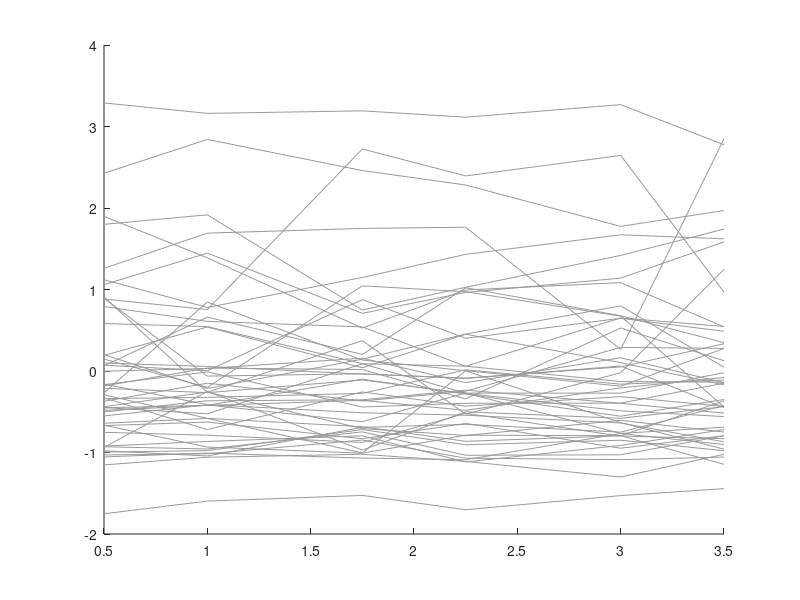

This chart was generated by the following MATLAB code: (Note: this script raises an error after producing the figure.)
%% FIGURE S5: Reaction Time (2(task instructions:Recall, Suppress) x 3 (emotions: Negative, Neutral, Positive))
% -------------------------------------------------------------------------
% This script reproduces Figure S5 from the manuscript and completes:
%   - Condition-specific visualization 
%   - Statistical comparison between the conditions 
%   - Figure export (300 dpi)
%
%
% REQUIREMENTS:
%   - MATLAB (R2021a or later)
%   - Statistics and Machine Learning Toolbox 
%   - Data file: 'FigureS4.mat' in present working directory 
%
%
% OUTPUT:
%   - Figure replicating Figure S5
%   - Statistical results 
%
% AUTHOR: Shruti Kinger <shrutik@iiitd.ac.in>
% DATE: 27 April 2026
% MANUSCRIPT: Resting-state functional connectivity correlates of emotional 
% memory control under cognitive load in subclinical anxiety
% -------------------------------------------------------------------------

clearvars;
close all;
clc;

%% --------------------------- LOAD DATA ----------------------------------
load FigureS5.mat

sample_size = length(NEG_Thk_correct_RT);
%% --------------------------- DEFINE COLORS ---------------------------------------

edgeColorThink   = [0, 0, 128/255];        % Dark blue
edgeColorNoThink = [153/255, 0, 0];        % Dark red

% Lighter fill colors
thinkFaceColor   = edgeColorThink   + (1 - edgeColorThink) * 0.8;
noThinkFaceColor = edgeColorNoThink + (1 - edgeColorNoThink) * 0.8;

%% --------------------------- FIGURE SETUP -------------------------------
figure('Color', 'w', 'Position', [100, 100, 600, 600]);

hold on;

x_NEG = 0.5;
x_NEG_NT =1;
x_NU = 1.75;
x_NU_NT =2.25;
x_POS = 3;
x_POS_NT = 3.5;

NG =0.75;
NU= 2;
POS= 3.25;

NEG_Thk_correct_RT = zscore(NEG_Thk_correct_RT);
NU_Thk_correct_RT = zscore(NU_Thk_correct_RT);
POS_Thk_CORRECT_RT = zscore(POS_Thk_CORRECT_RT);

NEG_NT_correct_RT = zscore(NEG_NT_correct_RT);
NU_NT_correct_RT = zscore(NU_NT_correct_RT);
POS_NT_CORRECT_RT = zscore(POS_NT_CORRECT_RT);

Ymat = [NEG_Thk_correct_RT(:), NEG_NT_correct_RT(:), ...
        NU_Thk_correct_RT(:),  NU_NT_correct_RT(:), ...
        POS_Thk_CORRECT_RT(:), POS_NT_CORRECT_RT(:)];



%% ----------- PARTICIPANT-LEVEL CONNECTING LINES -------------------------

X = [x_NEG, x_NEG_NT, x_NU, x_NU_NT, x_POS, x_POS_NT];
plot(X, Ymat', '-', ...
    'Color', [0.6 0.6 0.6], ...
    'LineWidth', 0.5);



%% ---------------------- SCATTER: RECALL ----------------------------------
X = [x_NEG, x_NU, x_POS, x_NEG_NT, x_NU_NT, x_POS_NT];

Y = {NEG_Thk_correct_RT, NU_Thk_correct_RT, POS_Thk_CORRECT_RT, ...
     NEG_NT_correct_RT,  NU_NT_correct_RT,  POS_NT_CORRECT_RT};

Ymean = {NEG_Thk_correct_RT, NU_Thk_correct_RT, POS_Thk_CORRECT_RT, ...
         NEG_NT_correct_RT,  NU_NT_correct_RT,  POS_NT_CORRECT_RT};

faceColors = {thinkFaceColor, thinkFaceColor, thinkFaceColor, ...
              noThinkFaceColor, noThinkFaceColor, noThinkFaceColor};

edgeColors = {edgeColorThink, edgeColorThink, edgeColorThink, ...
              edgeColorNoThink, edgeColorNoThink, edgeColorNoThink};


for i = 1:6
    
    % --- filled layer ---
    scatter(X(i), Y{i}, 250, 's', ...
        'MarkerEdgeColor', 'none', ...
        'MarkerFaceColor', faceColors{i}, ...
        'LineWidth', 2);
    
    hold on
    
    % --- outline layer ---
    scatter(X(i), Y{i}, 250, 's', ...
        'MarkerEdgeColor', edgeColors{i}, ...
        'MarkerFaceColor', 'none', ...
        'LineWidth', 2);
    
    % --- mean point ---
    scatter(X(i), mean(Y{i}), 250, 's', ...
        'filled', 'MarkerFaceColor', 'k');
    
    % --- error bar ---
    errorbar(X(i), ...
        mean(Ymean{i}), ...
        std(Ymean{i})/sqrt(sample_size), ...
        'Color', 'k', ...
        'LineStyle', 'none', 'LineWidth', 2,......
        'Marker', '.', ...
        'MarkerSize', 10);
end


%% ---------------------- AXIS FORMATTING ---------------------------------
set(gca, 'XTick', [NG, NU, POS], 'XTickLabel', {'Negative', 'Neutral', 'Positive'},'TickDir', 'out','FontSize', 12);
set(gca, 'XTickLabelRotation', 0);

xlabel('Affective Valence','FontSize',14);
ylabel('Reaction Time (z-scores)','FontSize',14);

xlim([0 4])
xAnnotationPos1 = 0.15
yAnnotationPos1 = 0.12
xAnnotationPos2 = 0.15;
yAnnotationPos2 = 0.085;
xAnnotationPos3 = 0.15;
yAnnotationPos3 =0.05

annotation('textbox', [xAnnotationPos1, yAnnotationPos1, 0.1, 0.1], 'String', 'Recall', 'EdgeColor', 'none', 'Color', edgeColorThink,'FontSize',14,'FontWeight','normal');
annotation('textbox', [xAnnotationPos2, yAnnotationPos2, 0.1, 0.1], 'String', 'Suppress', 'EdgeColor','none', 'Color', edgeColorNoThink, 'FontSize',14,'FontWeight','normal');

ax=gca;
ax.LineWidth = 2;

ylim([-3 4])
hold off;


%% ===================== ASSUMPTION CHECKS FOR STATS ANALYSIS ================================

fprintf('\n--- ASSUMPTION CHECKS FOR STATS ANALYSIS ---\n');

%% 1. Normality (Lilliefors test on difference scores)

% https://www.theanalysisfactor.com/checking-normality-anova-model/

data = {
    NEG_Thk_correct_RT, 'Negative Recall';
    POS_Thk_CORRECT_RT, 'Positive Recall';
    NU_Thk_correct_RT,  'Neutral Recall';
    NEG_NT_correct_RT,'Negative Suppress';
    POS_NT_CORRECT_RT,'Positive Suppress';
    NU_NT_correct_RT, 'Neutral Suppress'
};

for i = 1:size(data,1)
    x = data{i,1};
    label = data{i,2};
    
    [h, p] = lillietest(x);
    
    fprintf('Lilliefors test for normality (%s): p = %.5f\n', label, p);
    
    if h == 0
        fprintf('Normality: NOT violated\n\n');
    else
        fprintf('Normality: VIOLATED\n\n');
    end
end

%% ===================== STATISTICAL ANALYSIS -----------------------------

[p, tbl, stats] = friedman(Ymat)

%% ===================== SAVE FIGURE (300 DPI) ============================

% Save as PNG (300 dpi)
exportgraphics(gca,'FigureS5.png','Resolution',300);

% Save as TIFF (300 dpi)
exportgraphics(gca,'FigureS5.tif','Resolution',300);
